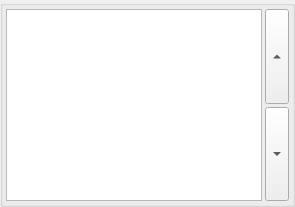
<?xml version="1.0" encoding="UTF-8"?>
<ui version="4.0">
 <class>ModulesList</class>
 <widget class="QGroupBox" name="ModulesList">
  <layout class="QHBoxLayout" name="horizontalLayout">
   <property name="spacing">
    <number>3</number>
   </property>
   <property name="margin">
    <number>3</number>
   </property>
   <item>
    <widget class="QListWidget" name="list">
     <property name="sizePolicy">
      <sizepolicy hsizetype="Expanding" vsizetype="Preferred">
       <horstretch>0</horstretch>
       <verstretch>0</verstretch>
      </sizepolicy>
     </property>
     <property name="dragDropMode">
      <enum>QAbstractItemView::InternalMove</enum>
     </property>
     <property name="selectionMode">
      <enum>QAbstractItemView::ExtendedSelection</enum>
     </property>
     <property name="iconSize">
      <size>
       <width>32</width>
       <height>32</height>
      </size>
     </property>
    </widget>
   </item>
   <item>
    <layout class="QVBoxLayout" name="buttonsW">
     <property name="spacing">
      <number>3</number>
     </property>
     <item>
      <widget class="QToolButton" name="moveUp">
       <property name="sizePolicy">
        <sizepolicy hsizetype="Preferred" vsizetype="Preferred">
         <horstretch>0</horstretch>
         <verstretch>0</verstretch>
        </sizepolicy>
       </property>
       <property name="toolTip">
        <string>Move up</string>
       </property>
       <property name="text">
        <string>...</string>
       </property>
       <property name="arrowType">
        <enum>Qt::UpArrow</enum>
       </property>
      </widget>
     </item>
     <item>
      <widget class="QToolButton" name="moveDown">
       <property name="sizePolicy">
        <sizepolicy hsizetype="Preferred" vsizetype="Preferred">
         <horstretch>0</horstretch>
         <verstretch>0</verstretch>
        </sizepolicy>
       </property>
       <property name="toolTip">
        <string>Move down</string>
       </property>
       <property name="text">
        <string>...</string>
       </property>
       <property name="arrowType">
        <enum>Qt::DownArrow</enum>
       </property>
      </widget>
     </item>
    </layout>
   </item>
  </layout>
 </widget>
 <resources/>
 <connections/>
</ui>
